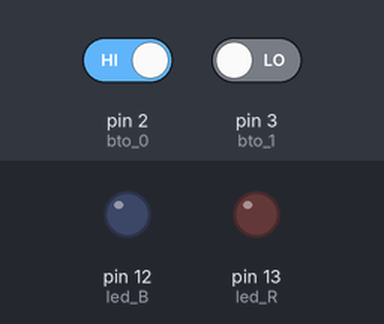
Simulated run of this sketch. Board: Arduino Uno, built with avr-gcc and run on an emulated ATmega328P. Parts: output pins drawn as LEDs (lit = HIGH). Inputs (shaded band) come from the test bench; at power-on: pin 2 (bto_0) HIGH, pin 3 (bto_1) LOW.

Above: at 1.2 s.
1.3 s: pin 2 (bto_0) driven LOW
At 2.2 s:
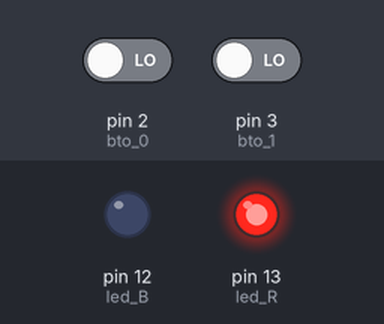
At 3.6 s:
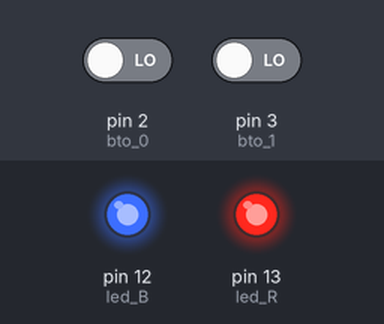
4.0 s: pin 3 (bto_1) driven HIGH
At 8.6 s:
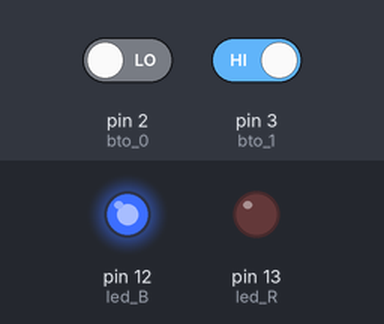
Timing chart, 0 to 11.5 s (numbered marks = the images above; inputs shaded):
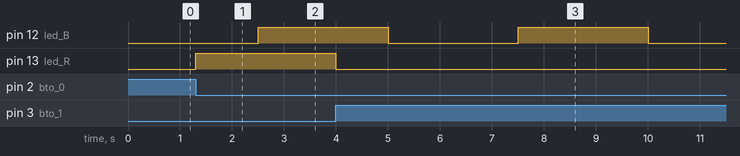

Measured:
- after the input at 1.3 s, pin 13 (led_R): LOW → HIGH at once
- after the input at 4.0 s, pin 13 (led_R): HIGH → LOW at once

The sketch:

extInterrupt.ino
```cpp
int led_R = 13;
int led_B = 12;
int bto_0 = 2;
int bto_1 = 3;

volatile int stateR = LOW;
volatile int stateB = LOW;

void setup(){

	pinMode(led_R, OUTPUT);
	pinMode(led_B, OUTPUT);

	attachInterrupt(digitalPinToInterrupt(bto_0), led_on, FALLING); //pino 2
	attachInterrupt(digitalPinToInterrupt(bto_1), led_off, RISING); //pino 3
}


void loop(){
	digitalWrite(led_B, stateB);
	delay(2500);
	stateB = !stateB;
}

void led_on(){
	stateR = HIGH;
	digitalWrite(led_R, stateR);
}
void led_off(){
	stateR = LOW;
	digitalWrite(led_R, stateR);
}
```
